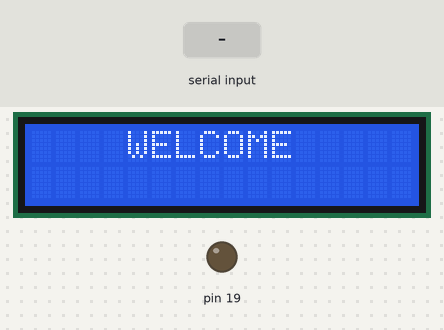
A sketch run on a simulated Arduino Uno, built with avr-gcc and run on an emulated ATmega328P. On the bench: 16×2 character LCD, output pins drawn as LEDs (lit = HIGH). The test bench sets the inputs (shaded band). What the sketch prints to the serial monitor is not drawn.

Above: at 5.3 s.
5.4 s: "09001FB28420" received over Serial
At 6.2 s:
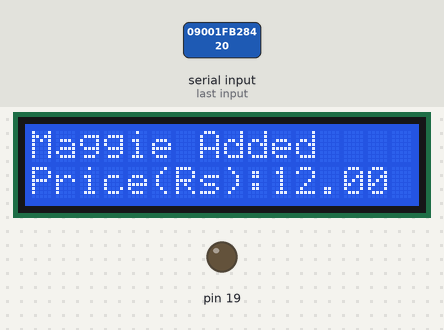
8.4 s: "09001F7A2F43" received over Serial
At 9.5 s:
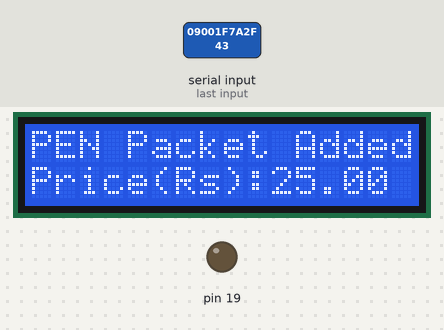
10.1 s: "09001E54F6B5" received over Serial
At 12.4 s:
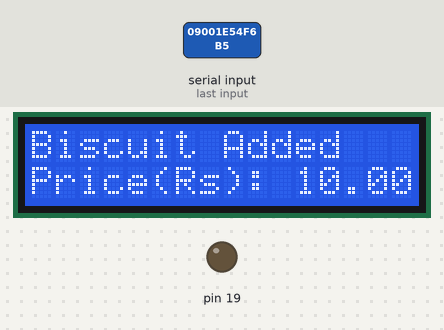
13.1 s: "09001F7C452F" received over Serial
At 15.3 s:
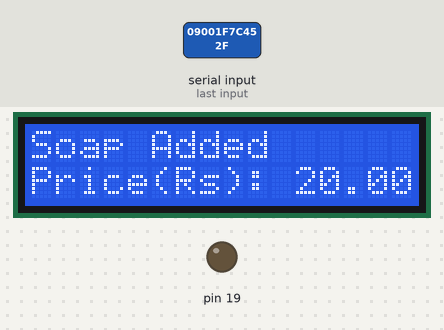
16.1 s: "0" received over Serial
At 18.8 s:
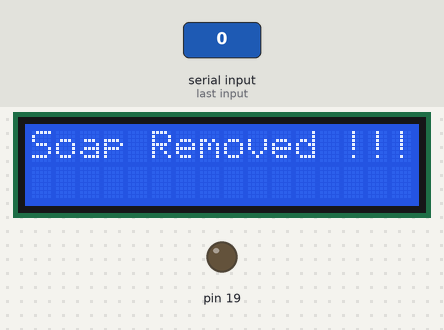
19.1 s: "09001FB28420" received over Serial
At 21.8 s:
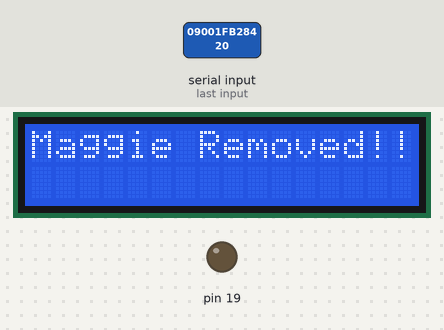
Timing chart, 0 to 23.3 s (numbered marks = the images above; inputs shaded):
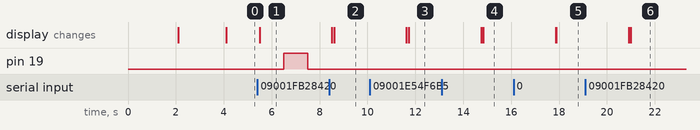

The sketch:

code.ino
```cpp
#include <LiquidCrystal_I2C.h>
#include <Wire.h>

LiquidCrystal_I2C lcd(0x27, 16, 2);

int count = 0;                                          // count = 0
//int a;
int p1=0,p2=0,p3=0,p4=0;
int c1=0,c2=0,c3=0,c4=0;
char input[12];                                         // character array of size 12
boolean flag = 0;                                       // flag =0
double total = 0;
int count_prod = 0;


int pr1 = 0 ;
int pr2 = 0 ;
int pr3 = 0 ;
int pr4 = 0 ;
void setup()
{ //Serial Initiation
   Serial.begin(9600);    // begin serial port with baud rate 9600bps
  pinMode (19, OUTPUT);
//LCD initiation

  lcd.init();
  lcd.backlight();
  lcd.setCursor(0, 0);
  lcd.print("     SMART     ");
  delay (2000);
  lcd.setCursor(0, 1);
  lcd.print("  SHOPPING CART  ");
  delay (2000);
  lcd.clear();
  lcd.setCursor(0, 0);
  lcd.print("    WELCOME    ");

}

void loop()
{
  if(Serial.available())
   {
      count = 0;
      while(Serial.available() && count < 12)          // Read 12 characters and store them in input array
      {
         input[count] = Serial.read();
         count++;
         delay(5);
      }
      Serial.print(input);

      if ((strncmp(input, "09001FB28420", 12) == 0)&& pr1 == 0 )
      {
        lcd.setCursor(0, 0);
        lcd.print("Maggie Added       ");
        lcd.setCursor(0, 1);
        lcd.print("Price(Rs):12.00      ");
        digitalWrite(4,HIGH);
        digitalWrite(5,LOW);
        digitalWrite(6,HIGH);
        delay(1000);
        total = total + 12.00;
        count_prod++;
        pr1 = 1 ;
//        tone(buzzer,392);
//        delay(200);
//        noTone(buzzer);

        digitalWrite(19,HIGH);
        delay(1000);
        digitalWrite(19,LOW);
        delay(1000);
        digitalWrite(4,LOW);
        digitalWrite(5,HIGH);
        digitalWrite(6,LOW);
        lcd.clear();
        lcd.setCursor(0, 0);
        lcd.print("Total : ");
        lcd.setCursor(0, 1);
        lcd.print(total);
      }
      else if ((strncmp(input, "09001FB28420", 12) == 0)&& pr1 == 1)
      {

        lcd.clear();
        lcd.setCursor(0, 0);
        lcd.print("Maggie Removed!!!     ");
        digitalWrite(4,HIGH);
        digitalWrite(5,LOW);
        digitalWrite(6,HIGH);
        delay(1000);
        total = total - 12.00;
        pr1 = 0 ;
//        tone(buzzer,392);
//        delay(200);
//        noTone(buzzer);
        digitalWrite(13,HIGH);
        delay(1000);
        digitalWrite(13,LOW);
        delay(1000);
        lcd.clear();
        digitalWrite(4,LOW);
        digitalWrite(5,HIGH);
        digitalWrite(6,LOW);
        lcd.clear();
        lcd.setCursor(0, 0);
        lcd.print("Total : ");
        lcd.setCursor(0, 1);
        lcd.print(total);

//        else
//        {
//        lcd.clear();
//        lcd.setCursor(0, 0);
//        lcd.print("Not in cart!!!        ");
//        digitalWrite(4,HIGH);
//        digitalWrite(5,LOW);
//        digitalWrite(6,HIGH);
//        delay(2000);
//        digitalWrite(4,LOW);
//        digitalWrite(5,HIGH);
//        digitalWrite(6,LOW);
//        lcd.clear();
//        }
      }
/////////////////////////////
      if ((strncmp(input, "09001F7A2F43", 12) == 0)&& pr2 == 0 )
      {
        lcd.setCursor(0, 0);
        lcd.print("PEN Packet Added");
        lcd.setCursor(0, 1);
        lcd.print("Price(Rs):25.00 ");
        digitalWrite(4,HIGH);
        digitalWrite(5,LOW);
        digitalWrite(6,HIGH);
        delay(1000);
        total = total + 25.00;
        count_prod++;
        pr2 = 1 ;
//        tone(buzzer,392);
//        delay(200);
//        noTone(buzzer);
        digitalWrite(13,HIGH);
        delay(1000);
        digitalWrite(13,LOW);
        delay(1000);
        digitalWrite(4,LOW);
        digitalWrite(5,HIGH);
        digitalWrite(6,LOW);
        lcd.clear();
        lcd.setCursor(0, 0);
        lcd.print("Total : ");
        lcd.setCursor(0, 1);
        lcd.print(total);
      }
      else if ((strncmp(input, "09001F7A2F43", 12) == 0) && pr2 == 1)
      {

        lcd.clear();
        lcd.setCursor(0, 0);
        lcd.print("PEN Packet  Removed!!!     ");
        digitalWrite(4,HIGH);
        digitalWrite(5,LOW);
        digitalWrite(6,HIGH);
        delay(1000);
        total = total - 25.00;
        pr2 = 0 ;
//        tone(buzzer,392);
//        delay(200);
//        noTone(buzzer);
        digitalWrite(13,HIGH);
        delay(1000);
        digitalWrite(13,LOW);
        delay(1000);
        lcd.clear();
        digitalWrite(4,LOW);
        digitalWrite(5,HIGH);
        digitalWrite(6,LOW);
        lcd.clear();
        lcd.setCursor(0, 0);
        lcd.print("Total : ");
        lcd.setCursor(0, 1);
        lcd.print(total);

//        else
//        {
//        lcd.clear();
//        lcd.setCursor(0, 0);
//        lcd.print("Not in cart!!!        ");
//        digitalWrite(4,HIGH);
//        digitalWrite(5,LOW);
//        digitalWrite(6,HIGH);
//        delay(2000);
//        digitalWrite(4,LOW);
//        digitalWrite(5,HIGH);
//        digitalWrite(6,LOW);
//        lcd.clear();
//        }

      }
////////////////////////////////////
      if ((strncmp(input, "09001E54F6B5", 12) == 0)&& pr3 == 0 )
      {
        lcd.setCursor(0, 0);
        lcd.print("Biscuit Added       ");
        lcd.setCursor(0, 1);
        lcd.print("Price(Rs): 10.00      ");
        digitalWrite(4,HIGH);
        digitalWrite(5,LOW);
        digitalWrite(6,HIGH);
        delay(1000);
        total = total + 10.00;
        count_prod++;
        pr3 = 1 ;
//        tone(buzzer,392);
//        delay(200);
//        noTone(buzzer);
        digitalWrite(13,HIGH);
        delay(1000);
        digitalWrite(13,LOW);
        delay(1000);
        digitalWrite(4,LOW);
        digitalWrite(5,HIGH);
        digitalWrite(6,LOW);
        lcd.clear();
        lcd.setCursor(0, 0);
        lcd.print("Total : ");
        lcd.setCursor(0, 1);
        lcd.print(total);
      }
      else if ((strncmp(input, "09001E54F6B5", 12) == 0) && pr3 == 1)
      {

        lcd.clear();
        lcd.setCursor(0, 0);
        lcd.print("Biscuit Removed !!!     ");
        digitalWrite(4,HIGH);
        digitalWrite(5,LOW);
        digitalWrite(6,HIGH);
        delay(1000);
        total = total - 10.00;
        pr3 = 0 ;
//        tone(buzzer,392);
//        delay(200);
//        noTone(buzzer);
        digitalWrite(13,HIGH);
        delay(1000);
        digitalWrite(13,LOW);
        delay(1000);
        lcd.clear();
        digitalWrite(4,LOW);
        digitalWrite(5,HIGH);
        digitalWrite(6,LOW);
        lcd.clear();
        lcd.setCursor(0, 0);
        lcd.print("Total : ");
        lcd.setCursor(0, 1);
        lcd.print(total);
      }
///////////////////////////////////////
      if ((strncmp(input, "09001F7C452F", 12) == 0)&& pr4 == 0 )
      {
        lcd.setCursor(0, 0);
        lcd.print("Soap Added       ");
        lcd.setCursor(0, 1);
        lcd.print("Price(Rs): 20.00      ");
        digitalWrite(4,HIGH);
        digitalWrite(5,LOW);
        digitalWrite(6,HIGH);
        delay(1000);
        total = total + 20.00;
        count_prod++;
        pr4 = 1 ;
//        tone(buzzer,392);
//        delay(200);
//        noTone(buzzer);
        digitalWrite(13,HIGH);
        delay(1000);
        digitalWrite(13,LOW);
        delay(1000);
        digitalWrite(4,LOW);
        digitalWrite(5,HIGH);
        digitalWrite(6,LOW);
        lcd.clear();
        lcd.setCursor(0, 0);
        lcd.print("Total : ");
        lcd.setCursor(0, 1);
        lcd.print(total);
      }
      else if ((strncmp(input, "09001F7C452F", 12) == 0) && pr4 == 1)
      {

        lcd.clear();
        lcd.setCursor(0, 0);
        lcd.print("Soap Removed !!!     ");
        digitalWrite(4,HIGH);
        digitalWrite(5,LOW);
        digitalWrite(6,HIGH);
        delay(1000);
        total = total - 20.00;
        pr4 = 0 ;
//        tone(buzzer,392);
//        delay(200);
//        noTone(buzzer);
        digitalWrite(13,HIGH);
        delay(1000);
        digitalWrite(13,LOW);
        delay(1000);
        lcd.clear();
        digitalWrite(4,LOW);
        digitalWrite(5,HIGH);
        digitalWrite(6,LOW);
        lcd.clear();
        lcd.setCursor(0, 0);
        lcd.print("Total : ");
        lcd.setCursor(0, 1);
        lcd.print(total);
      }
   }
}
```

Measured:
- after the input at 5.4 s, pin 19: LOW → HIGH after 1.1 s, → LOW 1.0 s later; the display: changes after 0.10 s (image 1)
- after the input at 8.4 s, the display: first differs from a run without the input after 0.21 s (image 2)
- after the input at 10.1 s, the display: first differs from a run without the input after 1.6 s (image 3)
- after the input at 13.1 s, the display: first differs from a run without the input after 1.7 s (image 4)
- after the input at 16.1 s, the display: first differs from a run without the input after 1.8 s (image 5)
- after the input at 19.1 s, the display: first differs from a run without the input after 1.9 s (image 6)
